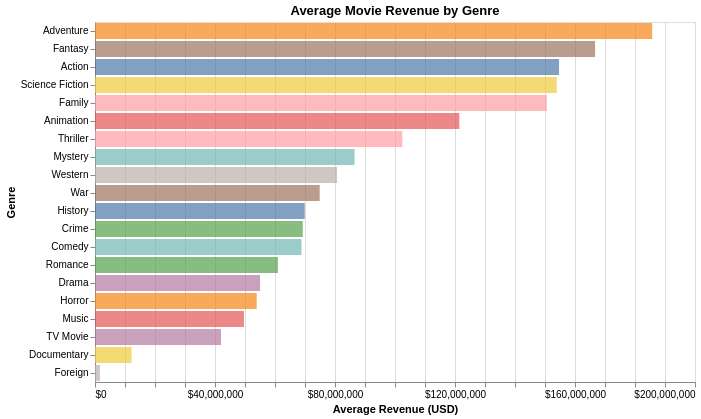

The code cell stored with this chart in its notebook:
### Code cell
# Group by average revenue for genre.

df_average = (
    df.groupby('genres')
    .agg(
        average_revenue=('revenue', 'mean'),
        movie_count=('revenue', 'count')
    )
    .reset_index()
)


chart2 = (
    alt.Chart(df_average)
    .mark_bar(opacity=0.7)
    .encode(
        x=alt.X('average_revenue:Q', title='Average Revenue (USD)', axis=alt.Axis(format='$,.0f')), #Q for quantitative
        y=alt.Y("genres:N", title="Genre", sort='-x'), #N for nominal (categorical), Sorts by average revenue.
        color=alt.Color("genres:N", legend=None), # Removes the redundant color legend.
        tooltip=[alt.Tooltip("average_revenue:Q", title='Average Revenue (USD)', format='$,.0f'),
                 alt.Tooltip("genres:N", title='Genre'),
                 alt.Tooltip('count():Q', title='Total Movie Count')],
    )
    .properties(width=600, height=360, title="Average Movie Revenue by Genre")
    .interactive()

)
chart2

### Figure 1 — Vega-Lite specification as saved in the notebook (floating-point values rounded to 4 significant figures)
{"config": {"view": {"continuousWidth": 300, "continuousHeight": 300}}, "data": {"name": "data-89e08e7ba9282034a8ff28bd0ef76573"}, "mark": {"type": "bar", "opacity": 0.7}, "encoding": {"color": {"field": "genres", "legend": null, "type": "nominal"}, "tooltip": [{"field": "average_revenue", "format": "$,.0f", "title": "Average Revenue (USD)", "type": "quantitative"}, {"field": "genres", "title": "Genre", "type": "nominal"}, {"aggregate": "count", "title": "Total Movie Count", "type": "quantitative"}], "x": {"axis": {"format": "$,.0f"}, "field": "average_revenue", "title": "Average Revenue (USD)", "type": "quantitative"}, "y": {"field": "genres", "sort": "-x", "title": "Genre", "type": "nominal"}}, "height": 360, "params": [{"name": "param_1e9efca18e7a2868", "select": {"type": "interval", "encodings": ["x", "y"]}, "bind": "scales"}], "title": "Average Movie Revenue by Genre", "width": 600, "$schema": "https://vega.github.io/schema/vega-lite/v6.4.1.json", "datasets": {"data-89e08e7ba9282034a8ff28bd0ef76573": [{"genres": "Action", "average_revenue": 154700000.0, "movie_count": 15958}, {"genres": "Adventure", "average_revenue": 185700000.0, "movie_count": 10359}, {"genres": "Animation", "average_revenue": 121400000.0, "movie_count": 2023}, {"genres": "Comedy", "average_revenue": 68820000.0, "movie_count": 13071}, {"genres": "Crime", "average_revenue": 69260000.0, "movie_count": 8897}, {"genres": "Documentary", "average_revenue": 12200000.0, "movie_count": 1151}, {"genres": "Drama", "average_revenue": 55020000.0, "movie_count": 30196}, {"genres": "Family", "average_revenue": 150600000.0, "movie_count": 3257}, {"genres": "Fantasy", "average_revenue": 166700000.0, "movie_count": 4883}, {"genres": "Foreign", "average_revenue": 1643000.0, "movie_count": 393}, {"genres": "History", "average_revenue": 69910000.0, "movie_count": 4167}, {"genres": "Horror", "average_revenue": 53900000.0, "movie_count": 4952}, {"genres": "Music", "average_revenue": 49650000.0, "movie_count": 1649}, {"genres": "Mystery", "average_revenue": 86510000.0, "movie_count": 4978}, {"genres": "Romance", "average_revenue": 60960000.0, "movie_count": 8918}, {"genres": "Science Fiction", "average_revenue": 153900000.0, "movie_count": 6205}, {"genres": "TV Movie", "average_revenue": 42000000.0, "movie_count": 9}, {"genres": "Thriller", "average_revenue": 102400000.0, "movie_count": 17713}, {"genres": "War", "average_revenue": 74900000.0, "movie_count": 4196}, {"genres": "Western", "average_revenue": 80690000.0, "movie_count": 789}]}}
